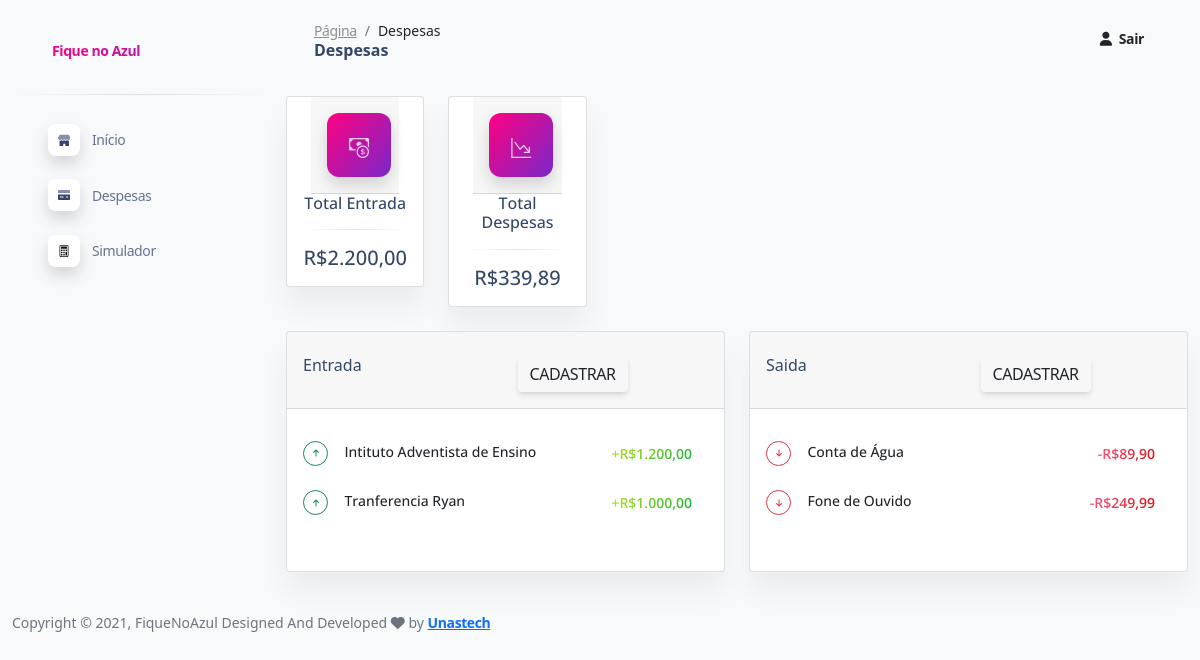
Page /2.Dashboard/pages/gastos.php on the committed database.
### tables this page shows
CREATE TABLE `entrada` (
  `id` int(11) NOT NULL,
  `descricao` varchar(50) NOT NULL,
  `valor` float NOT NULL
);

CREATE TABLE `gastos` (
  `id` int(11) NOT NULL,
  `tipo` int(11) NOT NULL,
  `valor` float NOT NULL,
  `descricao` varchar(50) NOT NULL
);

### 2.Dashboard/pages/gastos.php (the view, shortened to what this page needs)
<!DOCTYPE html>
<html lang="en">
<head>
  <link href="../assets/css/nucleo-icons.css" rel="stylesheet" />
  <link href="../assets/css/nucleo-svg.css" rel="stylesheet" />
  <link href="../assets/css/nucleo-svg.css" rel="stylesheet" />
  <link id="pagestyle" href="../assets/css/soft-ui-dashboard.css?v=1.0.3" rel="stylesheet" />
  <link href="https://cdn.jsdelivr.net/npm/bootstrap@5.1.3/dist/css/bootstrap.min.css" rel="stylesheet">
  <link rel="stylesheet" href="https://cdn.jsdelivr.net/npm/bootstrap-icons@1.6.1/font/bootstrap-icons.css">
</head>
<body class="g-sidenav-show  bg-gray-100">
  <?php include "navbar.php"; ?>
  <main class="main-content position-relative max-height-vh-100 h-100 mt-1 border-radius-lg ">
    <nav class="navbar navbar-main navbar-expand-lg px-0 mx-4 shadow-none border-radius-xl" id="navbarBlur" navbar-scroll="true">
      <div class="container-fluid py-1 px-3">
        <nav aria-label="breadcrumb">
          <ol class="breadcrumb bg-transparent mb-0 pb-0 pt-1 px-0 me-sm-6 me-5">
            <li class="breadcrumb-item text-sm"><a class="opacity-5 text-dark" href="javascript:;">Página</a></li>
            <li class="breadcrumb-item text-sm text-dark active" aria-current="page">Despesas</li>
          </ol>
          <h6 class="font-weight-bolder mb-0">Despesas</h6>
        </nav>
        <div class="collapse navbar-collapse mt-sm-0 mt-2 me-md-0 me-sm-4" id="navbar">
          <div class="ms-md-auto pe-md-3 d-flex align-items-center">
            <ul class="navbar-nav  justify-content-end">
              <li class="nav-item d-flex align-items-center">
                <a href="javascript:;" class="nav-link text-body font-weight-bold px-0">
                  <i class="fa fa-user me-sm-1"></i>
                  <span class="d-sm-inline d-none">Sair</span>
                </a>
              </li>
            </ul>
          </div>
        </div>
      </div>
    </nav>
    <div class="container-fluid py-4">
      <div class="col-lg-8">
        <div class="col-xl-6">
          <div class="row">
            <div class="col-md-6">
              <div class="card">
                <div class="card-header mx-4 p-3 text-center">
                  <div class="icon icon-shape icon-lg bg-gradient-primary shadow text-center border-radius-lg">
                    <i class="bi bi-cash-coin"></i>
                  </div>
                </div>
                <?php
                require('conexao.php');
                $soma = "SELECT SUM(valor) AS VALOR FROM entrada";
                $resultado = mysqli_query($conexao, $soma);
                $entrada = mysqli_fetch_assoc($resultado);
                ?>
                <div class="card-body pt-0 p-3 text-center">
                  <h6 class="text-center mb-0">Total Entrada</h6>
                  <hr class="horizontal dark my-3">
                  <h5 class="mb-0">R$<?php echo number_format((float)$entrada['VALOR'], 2, ',', '.'); ?></h5>
                </div>
              </div>
            </div>
            <div class="col-md-6 ">
              <div class="card">
                <div class="card-header mx-4 p-3 text-center">
                  <div class="icon icon-shape icon-lg bg-gradient-primary shadow text-center border-radius-lg">
                    <i class="bi bi-graph-down-arrow"></i>
                  </div>
                </div>
                <?php
                require('conexao.php');
                $soma = "SELECT SUM(valor) AS VALOR FROM gastos";
                $resultado = mysqli_query($conexao, $soma);
                $gastos = mysqli_fetch_assoc($resultado);
                ?>
                <div class="card-body pt-0 p-3 text-center">
                  <h6 class="text-center mb-0">Total Despesas</h6>
                  <hr class="horizontal dark my-3">
                  <h5 class="mb-0">R$<?php echo number_format((float)$gastos['VALOR'], 2, ',', '.'); ?></h5>
                </div>
              </div>
            </div>
          </div>
        </div>
      </div>
      <div class="row">
        <div class="col-md-6 mt-4">
          <div class="card h-100 mb-4">
            <div class="card-header pb-0 px-3">
              <div class="row">
                <div class="col-md-6">
                  <h6 class="mb-0">Entrada</h6>
                </div>
                <div class="col-md-3">
                  <a class="btn" href="cad_entrada.php">Cadastrar</a>
                </div>
              </div>
            </div>
            <div class="card-body pt-4 p-3">
              <?php
              require('conexao.php');
              $query = "SELECT * FROM entrada";
              $busca = mysqli_query($conexao, $query);
              while ($dados = mysqli_fetch_array($busca)) {
              ?>
                <ul class="list-group">
                  <li class="list-group-item border-0 d-flex justify-content-between ps-0 mb-2 border-radius-lg">
                    <div class="d-flex align-items-center">
                      <button class="btn btn-icon-only btn-rounded btn-outline-success mb-0 me-3 btn-sm d-flex align-items-center justify-content-center"><i class="fas fa-arrow-up"></i></button>
                      <div class="d-flex flex-column">
                        <h6 class="mb-1 text-dark text-sm"><?php echo $dados['descricao']; ?></h6>
                      </div>
                    </div>
                    <div class="d-flex align-items-center text-success text-gradient text-sm font-weight-bold">
                      +R$<?php echo number_format((float)$dados['valor'], 2, ',', '.'); ?>
                    </div>
                  </li>
                </ul>
              <?php } ?>
            </div>
          </div>
        </div>
        <div class="col-md-6 mt-4">
          <div class="card h-100 mb-4">
            <div class="card-header pb-0 px-3">
              <div class="row">
                <div class="col-md-6">
                  <h6 class="mb-0">Saida</h6>
                </div>
                <div class="col-md-3">
                  <a class="btn" href="cad_despesa.php">Cadastrar</a>
                </div>
              </div>
            </div>
            <div class="card-body pt-4 p-3">
              <?php
              require('conexao.php');
              $query = "SELECT * FROM gastos";
              $busca = mysqli_query($conexao, $query);
              while ($dados = mysqli_fetch_array($busca)) {
              ?>
                <ul class="list-group">
                  <li class="list-group-item border-0 d-flex justify-content-between ps-0 mb-2 border-radius-lg">
                    <div class="d-flex align-items-center">
                      <button class="btn btn-icon-only btn-rounded btn-outline-danger mb-0 me-3 btn-sm d-flex align-items-center justify-content-center"><i class="fas fa-arrow-down"></i></button>
                      <div class="d-flex flex-column">
                        <h6 class="mb-1 text-dark text-sm"><?php echo $dados['descricao']; ?></h6>
                      </div>
                    </div>
                    <div class="d-flex align-items-center text-danger text-gradient text-sm font-weight-bold">
                      -R$<?php echo number_format((float)$dados['valor'], 2, ',', '.'); ?>
                    </div>
                  </li>
                </ul>
              <?php } ?>
            </div>
          </div>
        </div>
      </div>
    </div>
  </main>
  <footer class="footer pt-3  ">
    <div class="container-fluid">
      <div class="row align-items-center justify-content-lg-between">
        <div class="col-lg-6 mb-lg-0 mb-4">
          <div class="copyright text-center text-sm text-muted text-lg-start">
            Copyright © ,
            FiqueNoAzul Designed And Developed <i class="fa fa-heart"></i> by
            <a href="" class="font-weight-bold" target="_blank">Unastech</a>
          </div>
        </div>
      </div>
    </div>
  </footer>
</body>
</html>

### 2.Dashboard/pages/navbar.php (shortened to what this page needs)
<!DOCTYPE html>
<html lang="pt-br">
<head>
</head>
<body>
  <aside class="sidenav navbar navbar-vertical navbar-expand-xs border-0 border-radius-xl my-3 fixed-start ms-3 " id="sidenav-main">
    <div class="sidenav-header">
      <a class="navbar-brand m-0" href="https://demos.creative-tim.com/soft-ui-dashboard/pages/dashboard.html" target="_blank">
        <div class="d-flex align-items-center text-primary text-gradient text-sm font-weight-bold">
          <span class="ms-1 font-weight-bold">Fique no Azul</span>
        </div>
      </a>
    </div>
    <hr class="horizontal dark mt-0">
    <div class="collapse navbar-collapse  w-auto  max-height-vh-100 h-100" id="sidenav-collapse-main">
      <ul class="navbar-nav">
        <li class="nav-item">
          <a class="nav-link" href="dashboard.php">
            <div class="icon icon-shape icon-sm shadow border-radius-md bg-white text-center me-2 d-flex align-items-center justify-content-center">
            </div>
            <span class="nav-link-text ms-1">Início</span>
          </a>
        </li>
        <li class="nav-item">
          <a class="nav-link  " href="../pages/gastos.php">
            <div class="icon icon-shape icon-sm shadow border-radius-md bg-white text-center me-2 d-flex align-items-center justify-content-center">
            </div>
            <span class="nav-link-text ms-1">Despesas</span>
          </a>
        </li>
        <li class="nav-item">
          <a class="nav-link  " href="../pages/simulador.php">
            <div class="icon icon-shape icon-sm shadow border-radius-md bg-white text-center me-2 d-flex align-items-center justify-content-center">
            </div>
            <span class="nav-link-text ms-1">Simulador</span>
          </a>
        </li>
      </ul>
    </div>
  </aside>
</body>
</html>

### 2.Dashboard/assets/css/nucleo-svg.css (style rules this page uses)
.icon { display: inline-block; color: #111111; height: 1em; width: 1em; }
.icon-sm { height: 0.8em; width: 0.8em; }
.icon-lg { height: 1.6em; width: 1.6em; }
.icon { fill: currentColor; stroke: none; }

### rows in the picture
entrada: descricao "Intituto Adventista de Ensino", valor "1.200,00"
entrada: descricao "Tranferencia Ryan", valor "1.000,00"
gastos: descricao "Conta de Água", valor "89,90"
gastos: descricao "Fone de Ouvido", valor "249,99"

### other values in the picture
$entrada['VALOR'] "2.200,00"
$gastos['VALOR'] "339,89"
